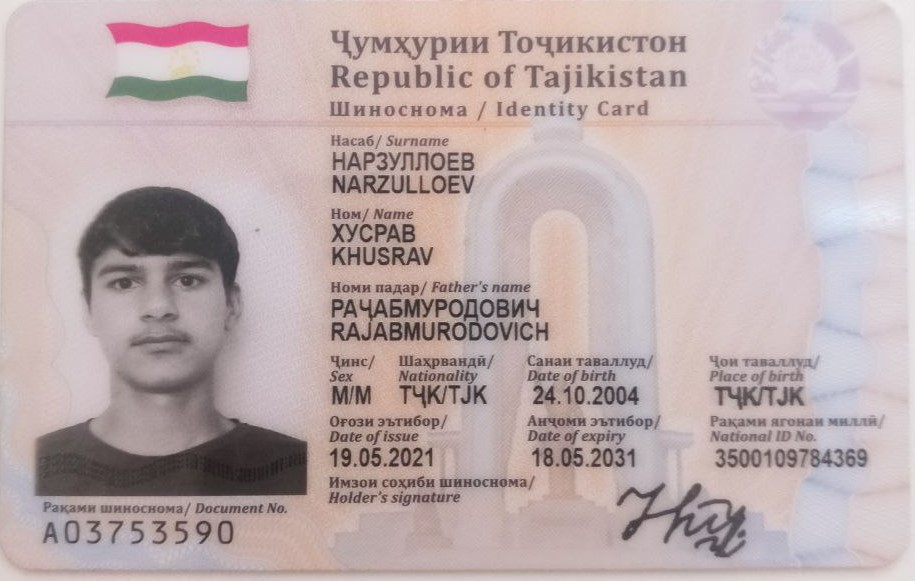
#> input picture preprocessing/3.jpg, 915 x 581 px
$ python main.py
#> lines starting #> are read from the running program, lines starting #| are printed output that depends on the picture; after the words box and inside, x2 and y2 are one past the last pixel; in counts of white or black regions, pixels touching at a corner belong together
### preprocessing/skew_correction.py
import numpy as np
import cv2
from skimage.filters import threshold_otsu, gaussian
from skimage.feature import canny
from skimage.transform import probabilistic_hough_line

def skew_correction(gray_image):
    orig = gray_image
    # threshold to get rid of extraneous noise
    thresh = threshold_otsu(gray_image)
    normalize = gray_image > thresh
    blur = gaussian(normalize, 3)
    edges = canny(blur)
    hough_lines = probabilistic_hough_line(edges)
    # hough lines returns a list of points, in the form ((x1, y1), (x2, y2))
    # representing line segments. the first step is to calculate the slopes of
    # these lines from their paired point values
    slopes = [(y2 - y1) / (x2 - x1) if (x2 - x1) else 0 for (x1, y1), (x2, y2) in hough_lines]
    # it just so happens that this slope is also y where y = tan(theta), the angle
    # in a circle by which the line is offset
    rad_angles = [np.arctan(x) for x in slopes]
    # and we change to degrees for the rotation
    deg_angles = [np.degrees(x) for x in rad_angles]
    # which of these degree values is most common?
    histo = np.histogram(deg_angles, bins=100)
    # correcting for 'sideways' alignments
    rotation_number = histo[1][np.argmax(histo[0])]
    if rotation_number > 45:
        rotation_number = -(90 - rotation_number)
    elif rotation_number < -45:
        rotation_number = 90 - abs(rotation_number)
    # rotate the image to deskew it
    (h, w) = gray_image.shape[:2]
    center = (w // 2, h // 2)
    matrix = cv2.getRotationMatrix2D(center, rotation_number, 1.0)
    rotated = cv2.warpAffine(orig, matrix, (w, h),
                             flags=cv2.INTER_CUBIC,
                             borderMode=cv2.BORDER_REPLICATE)
    return np.array(rotated), rotation_number

### preprocessing/main.py
import cv2
from skew_correction import skew_correction

image = cv2.imread("3.jpg")
#> image is the input picture: shape (581, 915, 3); mean B, G, R 172.7, 172.2, 188.4

image = cv2.cvtColor(image, cv2.COLOR_BGR2GRAY)
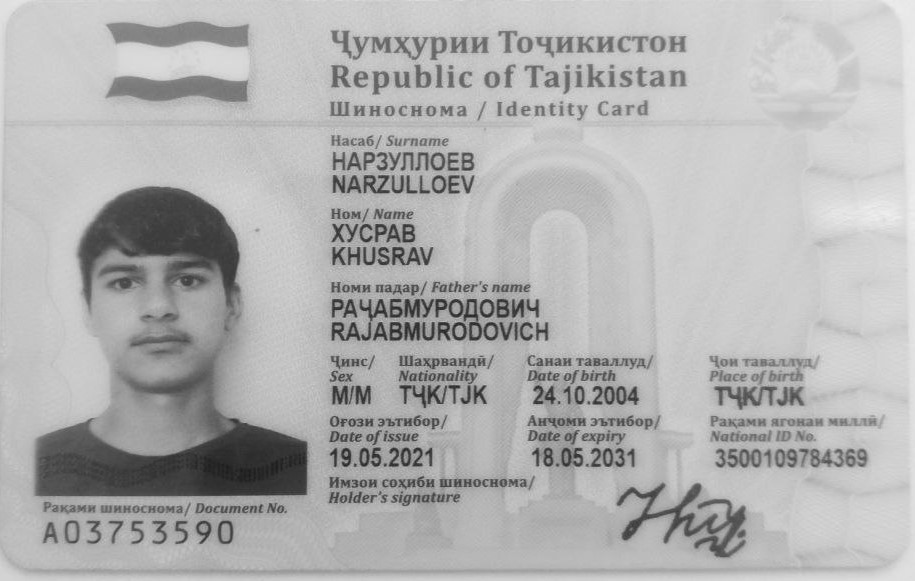
#> image: shape (581, 915); min 27, max 239, mean 177.1

image = cv2.GaussianBlur(image, ksize=(3, 3), sigmaX=0, sigmaY=0)

clahe = cv2.createCLAHE(clipLimit=2.0, tileGridSize=(12, 12))

image = clahe.apply(image)
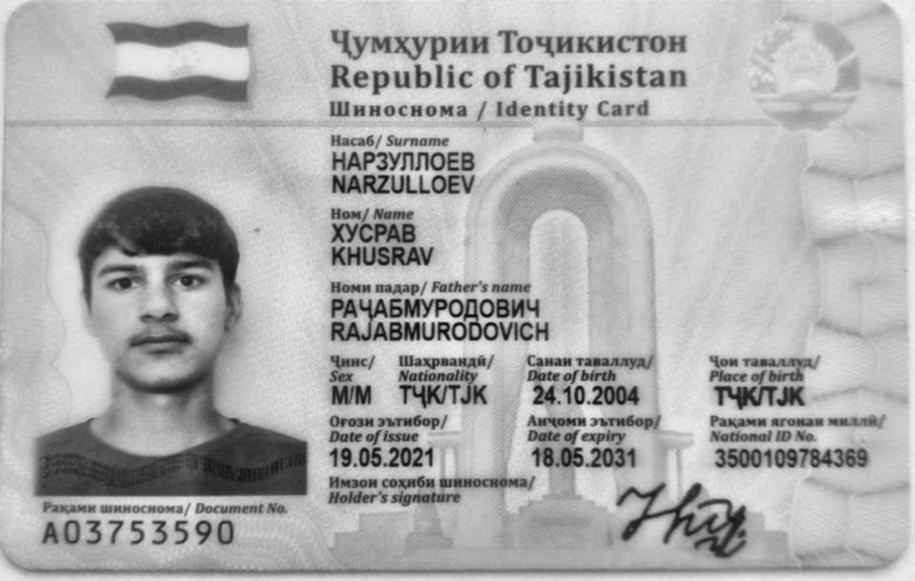
#> image: shape (581, 915); min 11, max 243, mean 173.6

_, image = cv2.threshold(image, thresh=165, maxval=255, type=cv2.THRESH_TRUNC+cv2.THRESH_OTSU)
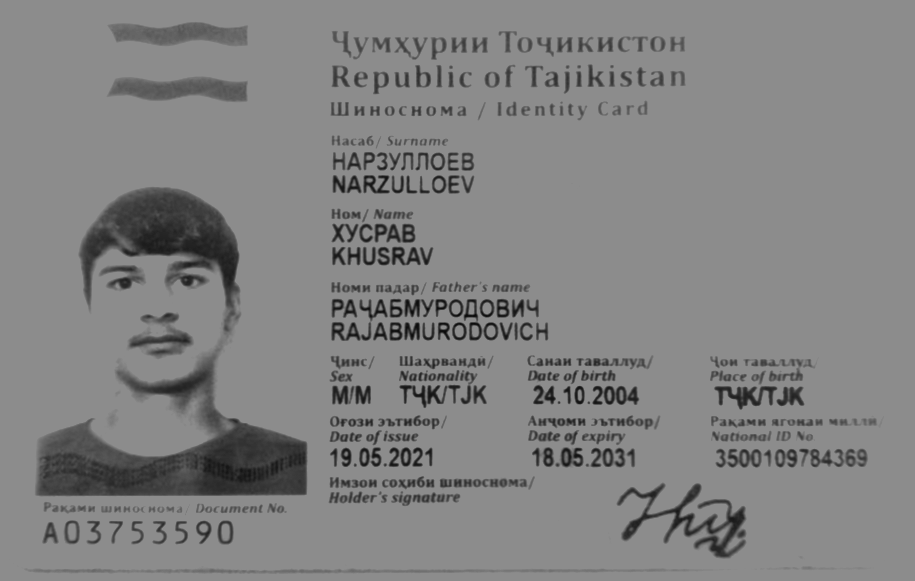
#> image: shape (581, 915); min 11, max 140, mean 130.1

image, rotation_number = skew_correction(image)
#> in skew_correction, `thresh = threshold_otsu(gray_image)`: thresh = 103
#> in skew_correction, `normalize = gray_image > thresh`:
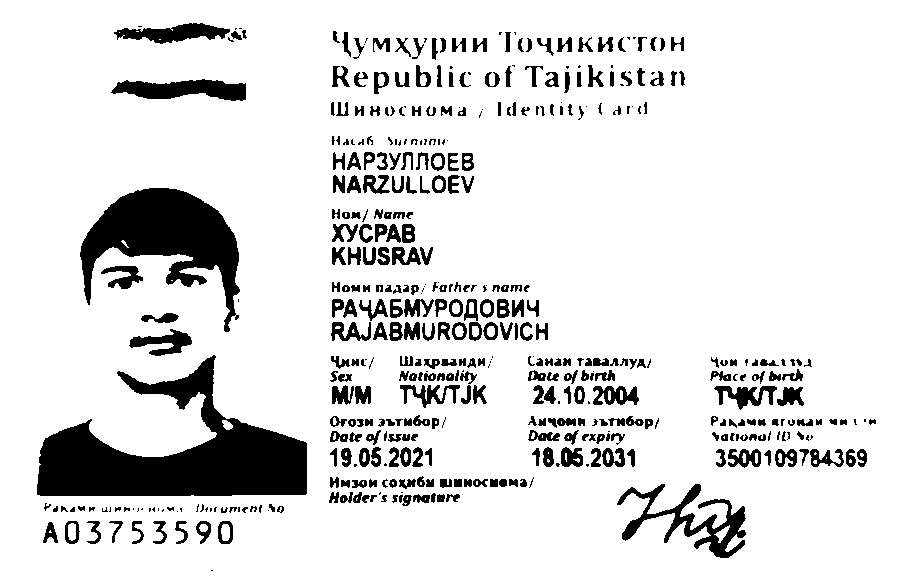
#> normalize: shape (581, 915) bool; 87.5% white; 462 black regions (106 under 20 px), largest, box (x1, y1, x2, y2) and area: (37, 355, 307, 496) 17428, (80, 188, 240, 332) 10130, (617, 484, 746, 558) 2815
#> in skew_correction, `blur = gaussian(normalize, 3)`:
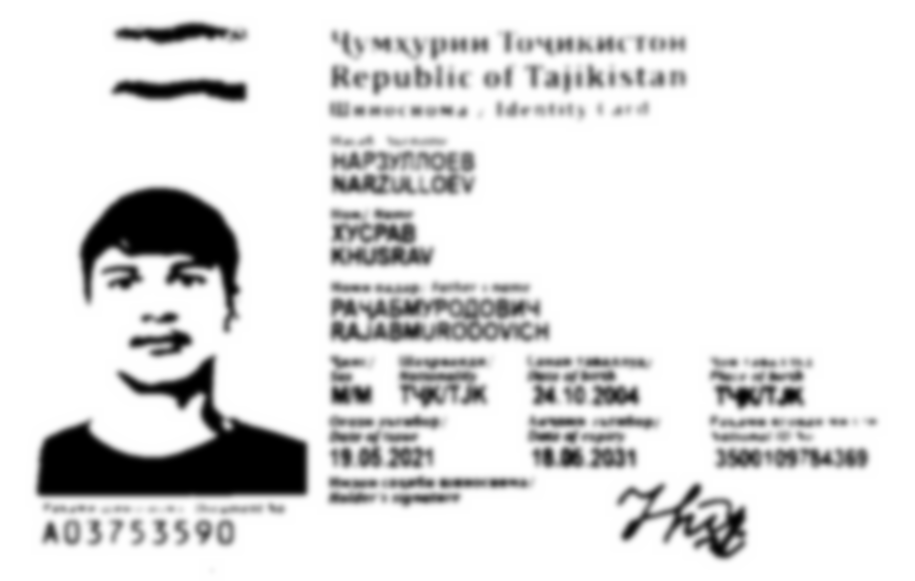
#> blur: shape (581, 915) float64; min 0, max 1, mean 0.875
#> in skew_correction, `edges = canny(blur)`:
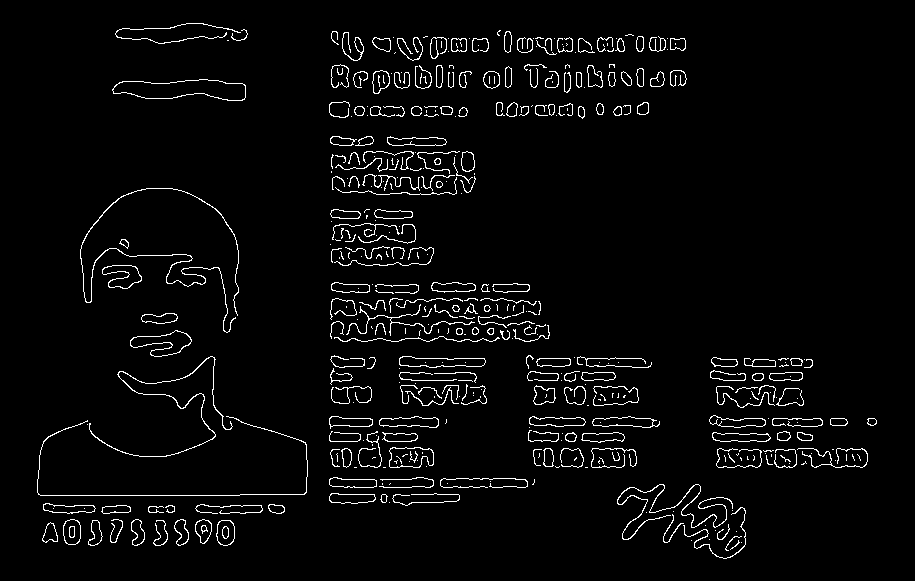
#> edges: shape (581, 915) bool; 3.5% white in thin lines or dots, all inside (x1, y1, x2, y2) = (37, 23, 877, 559)
#> in skew_correction, `hough_lines = probabilistic_hough_line(edges)`: hough_lines = 265 items
#> in skew_correction, `slopes = [(y2 - y1) / (x2 - x1) if (x2 - x1) else 0 for (x1, y1), (x2,..`: slopes = 265 values, max 53 at index 178, min -54 at index 262, mean -0.25
#> in skew_correction, `rad_angles = [np.arctan(x) for x in slopes]`: rad_angles = 265 values, max 1.55 at index 178, min -1.55 at index 262, mean 0.119
#> in skew_correction, `deg_angles = [np.degrees(x) for x in rad_angles]`: deg_angles = 265 values, max 88.92 at index 178, min -88.94 at index 262, mean 6.83
#> in skew_correction, `rotation_number = histo[1][np.argmax(histo[0])]`: rotation_number = -0.01
#> in skew_correction, `matrix = cv2.getRotationMatrix2D(center, rotation_number, 1.0)`: matrix = [[1, -0.000175, 0.0507], [0.000175, 1, -0.0798]]
#> rotation_number = -0.01

# DIDN'T WORK :(
# ratio = 640.0 / image.shape[1]
# image.resize((int(image.shape[0] * ratio), 640, 1))
# image.resize((500, 800))

image = cv2.copyMakeBorder(
	src=image,
	top=20,
	bottom=20,
	left=20,
	right=20,
	borderType=cv2.BORDER_CONSTANT,
	value=(255, 255, 255))
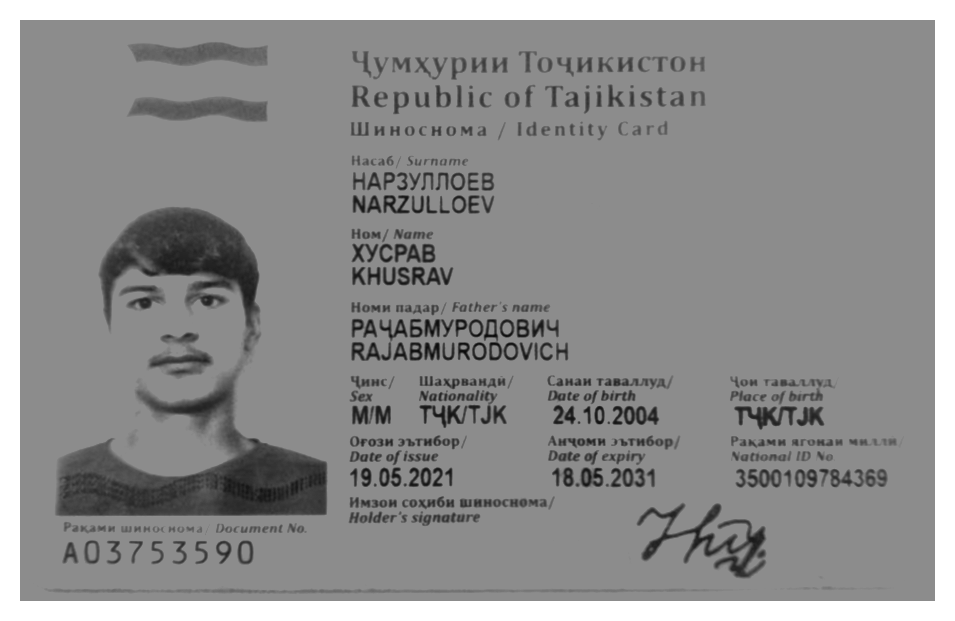
#> image: shape (621, 955); min 11, max 255, mean 143

cv2.imshow("gfsdg", image)
cv2.waitKey(0)

$ run again, with preprocessing/2.jpg copied over preprocessing/3.jpg
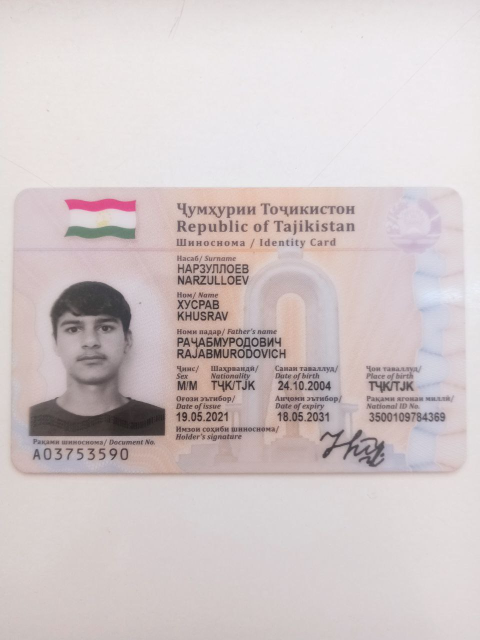
#> input picture preprocessing/2.jpg, 960 x 1280 px (shown at 1/2 size)
#> image is the input picture: shape (1280, 960, 3); mean B, G, R 199.3, 198.8, 209.2
#> thresh = 108
#> in skew_correction, `normalize = gray_image > thresh`:
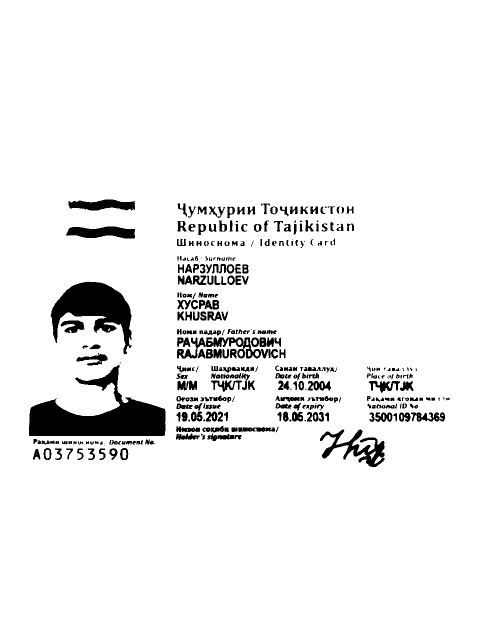
#> normalize: shape (1280, 960) bool (shown at 1/2 size); 94% white; 360 black regions (56 under 20 px), largest, box (x1, y1, x2, y2) and area: (58, 730, 331, 872) 17318, (101, 563, 263, 708) 10987, (640, 859, 769, 934) 3396
#> edges: shape (1280, 960) bool; 1.5% white in thin lines or dots, all inside (x1, y1, x2, y2) = (58, 399, 900, 935)
#> hough_lines = 252 items
#> slopes = 252 values, max 55 at index 62, min -55 at index 163, mean 0.549
#> rad_angles = 252 values, max 1.55 at index 62, min -1.55 at index 163, mean 0.05
#> deg_angles = 252 values, max 88.96 at index 62, min -88.96 at index 163, mean 2.87
#> in skew_correction, `rotation_number = histo[1][np.argmax(histo[0])]`: rotation_number = 0
#> matrix = [[1, 0, 0], [0, 1, 0]]
#> `image, rotation_number = skew_correction(image)`: rotation_number = 0
#> `image = cv2.copyMakeBorder( src=image, top=20, bottom=20, left=20, rig..`:
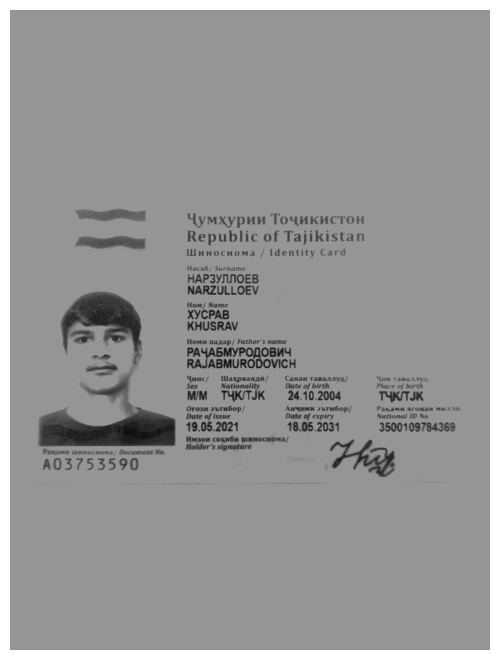
#> image: shape (1320, 1000) (shown at 1/2 size); min 11, max 255, mean 151.3
